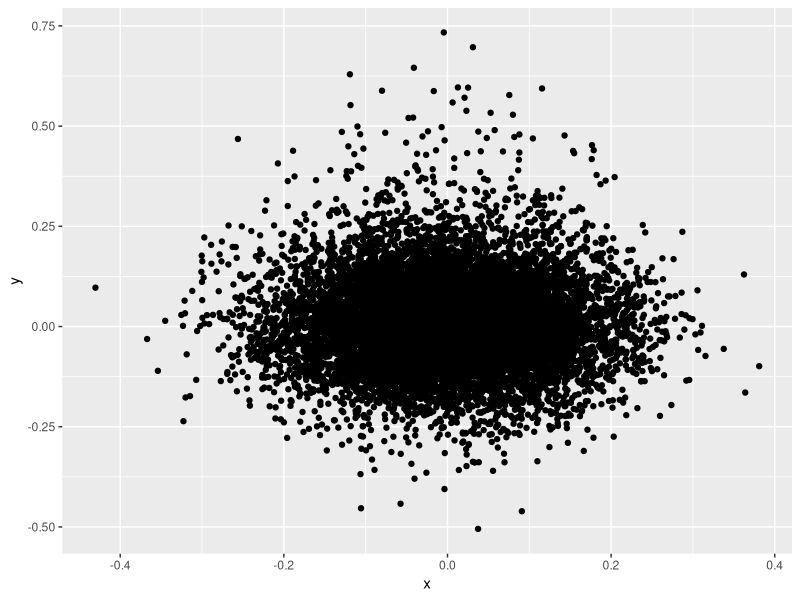
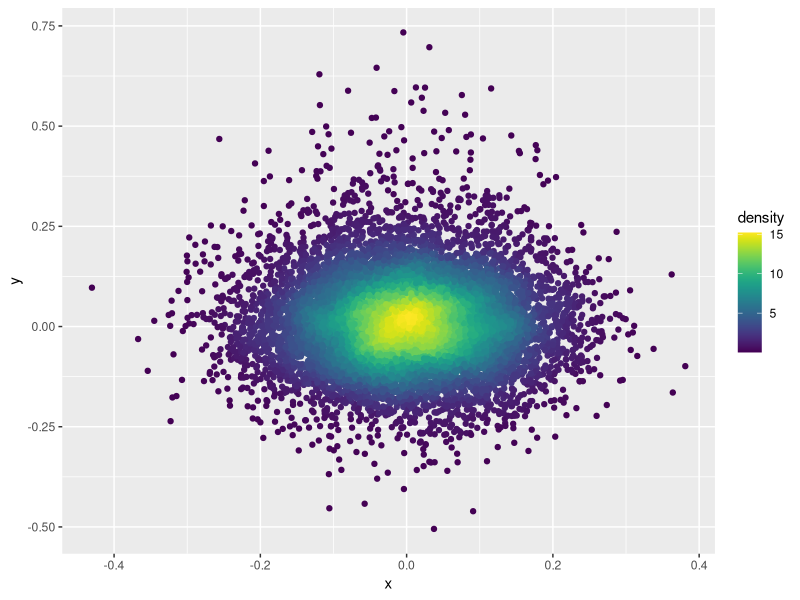
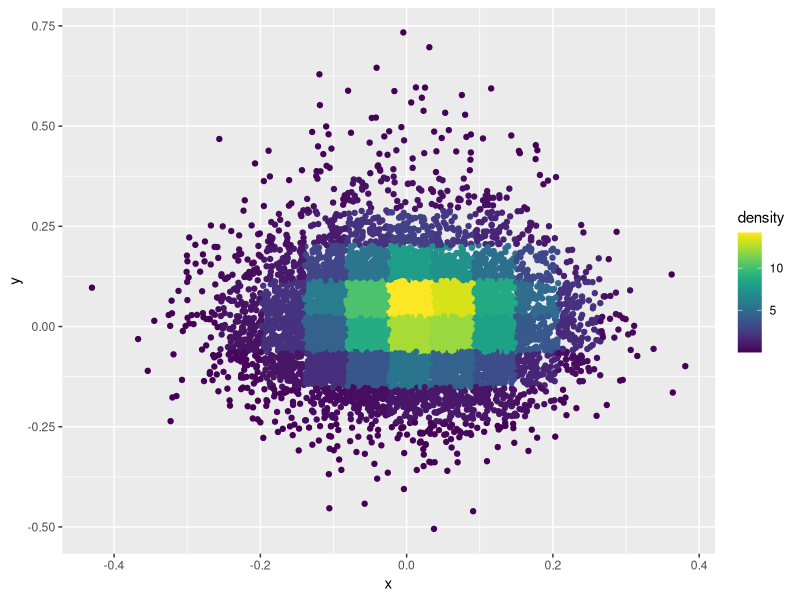

The R source for these figures, in order:
#' ---
#' title: "Color points by density with ggplot2"
#' author: "Kamil Slowikowski"
#' date: "2017-01-17"
#' layout: post
#' tags: R Tutorials
#' categories: notes
#' thumb: public/figures/plot-with-density-1.png
#' ---

#' A code snippet that shows how to color points by density in R with ggplot2.

#+ setup, include=FALSE
library(knitr)
knit_hooks$set(
  pngquant = hook_pngquant
)

#' Load libraries, define a convenience function to call [MASS::kde2d], and generate some data:
#'
#' [MASS::kde2d]: https://stat.ethz.ch/R-manual/R-devel/library/MASS/html/kde2d.html

#+ get_density
library(MASS)
library(ggplot2)
library(viridis)

# Get density of points in 2 dimensions.
# @param x A numeric vector.
# @param y A numeric vector.
# @param n Create a square n by n grid to compute density.
# @return The density within each square.
get_density <- function(x, y, n = 100) {
  dens <- MASS::kde2d(x = x, y = y, n = n)
  ix <- findInterval(x, dens$x)
  iy <- findInterval(y, dens$y)
  ii <- cbind(ix, iy)
  return(dens$z[ii])
}

set.seed(1)
dat <- data.frame(
  x = c(
    rnorm(1e4, mean = 0, sd = 0.1),
    rnorm(1e3, mean = 0, sd = 0.1)
  ),
  y = c(
    rnorm(1e4, mean = 0, sd = 0.1),
    rnorm(1e3, mean = 0.1, sd = 0.2)
  )
)

#' Notice how the points are overplotted, so you can't see the peak density:

#+ plot-without-density, pngquant = "--speed=1 --quality=0-50"
ggplot(dat) + geom_point(aes(x, y))

#' Here, we split the plot into a 100 by 100 grid of squares and then color the
#' points by the density in each square. I recommend [viridis] for the color
#' scheme.
#'
#' [viridis]: https://cran.r-project.org/web/packages/viridis/vignettes/intro-to-viridis.html

#+ plot-with-density, pngquant = "--speed=1 --quality=0-50"
dat$density <- get_density(dat$x, dat$y)
ggplot(dat) + geom_point(aes(x, y, color = density)) + scale_color_viridis()

#' Here's what happens when you set `n = 15` (the squares in the grid are too big):

#+ plot-with-density-rough, pngquant = "--speed=1 --quality=0-50"
dat$density <- get_density(dat$x, dat$y, n = 15)
ggplot(dat) + geom_point(aes(x, y, color = density)) + scale_color_viridis()

